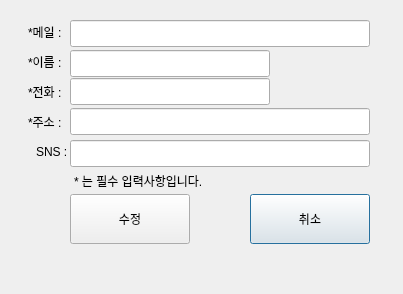
<?xml version="1.0" encoding="UTF-8"?>
<ui version="4.0">
 <class>Dialog</class>
 <widget class="QDialog" name="Dialog">
  <property name="geometry">
   <rect>
    <x>0</x>
    <y>0</y>
    <width>403</width>
    <height>294</height>
   </rect>
  </property>
  <property name="windowTitle">
   <string>Dialog</string>
  </property>
  <widget class="QLabel" name="label">
   <property name="geometry">
    <rect>
     <x>28</x>
     <y>23</y>
     <width>47</width>
     <height>17</height>
    </rect>
   </property>
   <property name="text">
    <string>*메일 : </string>
   </property>
  </widget>
  <widget class="QLineEdit" name="le_sns">
   <property name="geometry">
    <rect>
     <x>70</x>
     <y>140</y>
     <width>300</width>
     <height>27</height>
    </rect>
   </property>
  </widget>
  <widget class="QLabel" name="label_2">
   <property name="geometry">
    <rect>
     <x>28</x>
     <y>53</y>
     <width>47</width>
     <height>17</height>
    </rect>
   </property>
   <property name="text">
    <string>*이름 : </string>
   </property>
  </widget>
  <widget class="QPushButton" name="btn_close">
   <property name="geometry">
    <rect>
     <x>250</x>
     <y>194</y>
     <width>120</width>
     <height>50</height>
    </rect>
   </property>
   <property name="text">
    <string>취소</string>
   </property>
  </widget>
  <widget class="QLabel" name="label_5">
   <property name="geometry">
    <rect>
     <x>36</x>
     <y>143</y>
     <width>47</width>
     <height>17</height>
    </rect>
   </property>
   <property name="text">
    <string>SNS : </string>
   </property>
  </widget>
  <widget class="QLineEdit" name="le_telno">
   <property name="geometry">
    <rect>
     <x>70</x>
     <y>78</y>
     <width>200</width>
     <height>27</height>
    </rect>
   </property>
  </widget>
  <widget class="QLabel" name="label_6">
   <property name="geometry">
    <rect>
     <x>74</x>
     <y>172</y>
     <width>193</width>
     <height>17</height>
    </rect>
   </property>
   <property name="text">
    <string>* 는 필수 입력사항입니다.</string>
   </property>
  </widget>
  <widget class="QLineEdit" name="le_mail">
   <property name="geometry">
    <rect>
     <x>70</x>
     <y>20</y>
     <width>300</width>
     <height>27</height>
    </rect>
   </property>
  </widget>
  <widget class="QLabel" name="label_3">
   <property name="geometry">
    <rect>
     <x>28</x>
     <y>83</y>
     <width>47</width>
     <height>17</height>
    </rect>
   </property>
   <property name="text">
    <string>*전화 :</string>
   </property>
  </widget>
  <widget class="QLabel" name="label_4">
   <property name="geometry">
    <rect>
     <x>28</x>
     <y>113</y>
     <width>47</width>
     <height>17</height>
    </rect>
   </property>
   <property name="text">
    <string>*주소 : </string>
   </property>
  </widget>
  <widget class="QPushButton" name="btn_edit">
   <property name="geometry">
    <rect>
     <x>70</x>
     <y>194</y>
     <width>120</width>
     <height>50</height>
    </rect>
   </property>
   <property name="text">
    <string>수정</string>
   </property>
  </widget>
  <widget class="QLineEdit" name="le_name">
   <property name="geometry">
    <rect>
     <x>70</x>
     <y>50</y>
     <width>200</width>
     <height>27</height>
    </rect>
   </property>
  </widget>
  <widget class="QLineEdit" name="le_addr">
   <property name="geometry">
    <rect>
     <x>70</x>
     <y>108</y>
     <width>300</width>
     <height>27</height>
    </rect>
   </property>
  </widget>
 </widget>
 <resources/>
 <connections/>
</ui>
